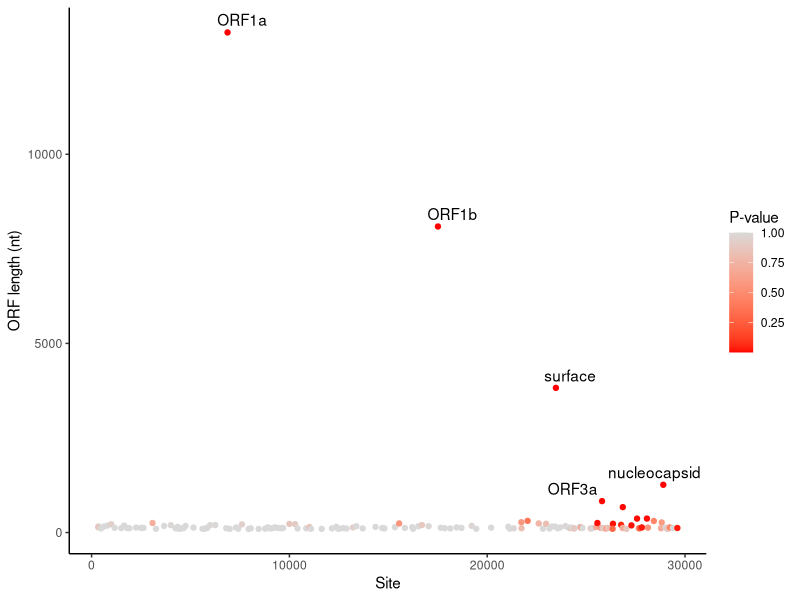
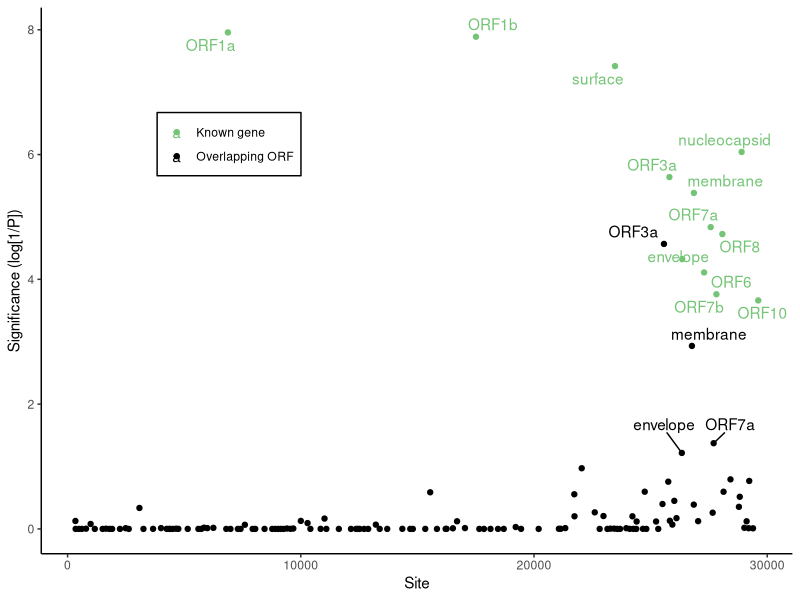

Reproduce these figures in R, in order. (Note: a time limit stopped this script after it produced the figures.)
### SARS-CoV-2 ORF length visualization

library(tidyverse)
library(RColorBrewer)
library(ggrepel)
library(patchwork)

# Set the working directory <-- CHANGE THIS
setwd("/Users/cwnelson88/scripts_NGS/SARS-CoV-2-ORF3d")

### INPUT
(frameshift_data <- read_tsv("frameshift_results.txt"))
#140 x 10

### Add columns
frameshift_data$length <- frameshift_data$`genome-co-ord2` - frameshift_data$`genome-co-ord1` + 1
frameshift_data$center <- (frameshift_data$`genome-co-ord2` + frameshift_data$`genome-co-ord1`) / 2
frameshift_data$`reference-frame-gene`

### PLOT exploration
ggplot(data = filter(frameshift_data), mapping = aes(x = center, y = length, color = `pvalue-permutation`)) + 
  geom_point() +
  geom_text_repel(mapping = aes(label = ifelse(`pvalue-permutation` < 0.05, `reference-frame-gene`, "")), color = 'black') +
  xlab("Site") +
  ylab("ORF length (nt)") +
  theme_classic() +
  theme(
    panel.background = element_blank()
  ) +
  scale_color_gradient(low = "red", high = brewer.pal(9, "Greys")[3], na.value = "white", name = "P-value")

### PLOT exploration 2

# FACTOR region type (known vs. not known)
frameshift_data$Type <- factor(frameshift_data$Type, levels = c("Non-OLG", "Overlapping"),
                               labels = c("Known gene", "Overlapping ORF"))

# PLOT
(ORF_length_pvalue_PLOT <- ggplot(data = filter(frameshift_data), mapping = aes(x = center, y = log(1/`pvalue-permutation`), color = Type)) + 
    geom_point() +
    geom_text_repel(mapping = aes(label = ifelse(`pvalue-permutation` < 0.3, `reference-frame-gene`, ""), color = Type), ylim = c(1.5, Inf)) + 
    xlab("Site") +
    ylab("Significance (log[1/P])") +
    theme_classic() +
    theme(legend.position = c(0.25, 0.75),
      legend.justification = c(0.5, 0.5),
      legend.title = element_blank(),
      legend.background = element_rect(color = "black"),
      panel.background = element_blank()
    ) +
    scale_color_manual(values = c(brewer.pal(9, "Greens")[5], 'black')))


### PLOT HEATMAP ("the bee")

# Prepare table
genome_length <- 29903
ORF_length_heatmap_data <- data.frame(site = rep(1:(genome_length), 3))
ORF_length_heatmap_data$frame <-c(rep(0, genome_length), rep(1, genome_length), rep(2, genome_length))
ORF_length_heatmap_data$permutation_pvalue <- NA
ORF_length_heatmap_data$type <- NA
ORF_length_heatmap_data$gene <- NA
ORF_length_heatmap_data$length <- NA
ORF_length_heatmap_data$strand <- NA

# Construct -- takes a LONG TIME (~40 minutes) because it's a loop and this is R; option to simply reload below
for (this_rec_num in 1:nrow(frameshift_data)) {
  this_rec <- frameshift_data[this_rec_num, ]
  this_type <- this_rec$Type
  this_frame <- this_rec$frame
  this_name <- this_rec$`reference-frame-gene`
  this_start <- this_rec$`genome-co-ord1`
  this_end <- this_rec$`genome-co-ord2`
  this_length <- this_rec$length
  this_strand <- this_rec$strand
  this_permut_p <- this_rec$`pvalue-permutation`
  
  for (this_site in (this_start:this_end)) {
    #this_site <- this_start
    ORF_length_heatmap_data[ORF_length_heatmap_data$site == this_site & ORF_length_heatmap_data$frame == this_frame, ]$permutation_pvalue <- this_permut_p
    ORF_length_heatmap_data[ORF_length_heatmap_data$site == this_site & ORF_length_heatmap_data$frame == this_frame, ]$type <- this_type
    ORF_length_heatmap_data[ORF_length_heatmap_data$site == this_site & ORF_length_heatmap_data$frame == this_frame, ]$gene <- this_name
    ORF_length_heatmap_data[ORF_length_heatmap_data$site == this_site & ORF_length_heatmap_data$frame == this_frame, ]$length <- this_length
    ORF_length_heatmap_data[ORF_length_heatmap_data$site == this_site & ORF_length_heatmap_data$frame == this_frame, ]$strand <- this_strand
  }
}

### SAVE <-- CHANGE THIS
write_tsv(ORF_length_heatmap_data, "ORF_length_heatmap_data.tsv")

### RELOAD
(ORF_length_heatmap_data <- read_tsv("ORF_length_heatmap_data.tsv"))

# Prepare gene name data; coordinates from Wuhan-Hu-1
ORF_length_gene_data <- data.frame(
  gene = c("1a", "1ab", "S", "3a", "3c", "3d", "3b", "E", "M", "6", "7a", "7b", "8", "N", "9b", "9c", "10"),
  site = c((266+13483)/2,  (13468+21555)/2,  (21563+25384)/2,  (25393+26220)/2, (25457+25582)/2, (25524+25697)/2, (25814+25882)/2, (26245+26472)/2,  (26523+27191)/2,  (27202+27387)/2,  (27394+27759)/2,  (27756+27887)/2,  (27894+28259)/2,  (28274+29533)/2,  (28284+28577)/2,  (28734+28955)/2,  (29558+29674)/2),
  frame = c((266%%3),  (13468%%3),  (21563%%3),  (25393%%3),  (25457%%3), (25524%%3), (25814%%3), (26245%%3),  (26523%%3),  (27202%%3),  (27394%%3),  (27756%%3),  (27894%%3),  (28274%%3),  (28284%%3),  (28734%%3),  (29558%%3)),
  length = c((13483-266+1), (21555-13468+1), (25384-21563+1), (26220-25393+1), (25582-25457+1), (25697-25524+1), (25882-25814+1), (26472-26245+1), (27191-26523+1), (27387-27202+1), (27759-27394+1), (27887-27756+1), (28259-27894+1), (29533-28274+1), (28577-28284+1), (28955-28734+1), (29674-29558+1))
)

# Order frame
ORF_length_heatmap_data$frame <- factor(ORF_length_heatmap_data$frame, levels = c(1, 2, 0), labels = c('frame 1', 'frame 2', 'frame 3'))
ORF_length_gene_data$frame <- factor(ORF_length_gene_data$frame, levels = c(1, 2, 0), labels = c('frame 1', 'frame 2', 'frame 3'))

# Plot
(ORF_length_heatmap_PLOT <- ggplot(data = filter(ORF_length_heatmap_data), mapping = aes(x = site, y = frame)) + 
    geom_raster(mapping = aes(fill = permutation_pvalue)) +
    geom_text(data = filter(ORF_length_gene_data, gene %in% c("1a", "1ab", "S", "3a", "M", "7a", "8", "N")), 
              mapping = aes(label = gene), size = 4, color = brewer.pal(9, "Greens")[6]) + 
    geom_text(data = filter(ORF_length_gene_data, gene %in% c("E", "6")), # "7a"
              mapping = aes(label = gene), y = 3.75, size = 4, color = brewer.pal(9, "Greens")[6]) + 
    geom_text_repel(data = filter(ORF_length_gene_data, gene %in% c("3d", "7b", "9b", "9c")), # "8"
                    mapping = aes(label = gene), size = 4, color = brewer.pal(9, "Greens")[6], ylim = c(-Inf, 0.5)) + 
    geom_text_repel(data = filter(ORF_length_gene_data, gene %in% c("10")), 
                    mapping = aes(label = gene), size = 4, color = brewer.pal(9, "Greens")[6], xlim = c(30100, Inf)) +
    theme(axis.text.x = element_text(size = 12),
          axis.text.y = element_text(size = 12),
          axis.ticks.y = element_blank(),
          legend.position = 'none',
          axis.title.x = element_text(size = 12),
          axis.title.y = element_text(size = 12),
          panel.background = element_blank()
    ) + 
    xlab("Site") +
    ylab("") +
    scale_y_discrete(expand = expand_scale(mult = c(0.5, 0.5))) +
    scale_fill_gradient(low = "white", high = "black", na.value = "black", name = "P-value"))


####################################################################################################
### NO LABELS, ONE FRAME AT A TIME

# Plot

#frame 1
(ORF_length_heatmap_PLOT_frame1 <- ggplot(data = filter(ORF_length_heatmap_data, frame == "frame 1"), mapping = aes(x = site, y = frame)) + 
   geom_raster(mapping = aes(fill = (permutation_pvalue))) +
   theme(axis.text.x = element_blank(),
         axis.text.y = element_blank(),
         axis.ticks.x= element_blank(),
         axis.ticks.y = element_blank(),
         legend.position = 'none',
         axis.title.x = element_blank(), 
         axis.title.y = element_blank(), 
         panel.background = element_blank()
   ) + 
   xlab("") + 
   ylab("") +
   scale_y_discrete(expand = expand_scale(mult = c(0.9, 0.9))) +
   scale_fill_gradient(low = "yellow", high = "black", name = "P-value"))

# frame 2
(ORF_length_heatmap_PLOT_frame2 <- ggplot(data = filter(ORF_length_heatmap_data, frame == "frame 2"), mapping = aes(x = site, y = frame)) + 
    geom_raster(mapping = aes(fill = (permutation_pvalue))) +
    theme(axis.text.x = element_blank(), 
          axis.text.y = element_blank(), 
          axis.ticks.x= element_blank(),
          axis.ticks.y = element_blank(),
          legend.position = 'none',
          axis.title.x = element_blank(), 
          axis.title.y = element_blank(), 
          panel.background = element_blank()
    ) + 
    xlab("") + 
    ylab("") +
    scale_y_discrete(expand = expand_scale(mult = c(0.9, 0.9))) +
    scale_fill_gradient(low = "yellow", high = "black", name = "P-value")) 


# frame 3 
(ORF_length_heatmap_PLOT_frame3 <- ggplot(data = filter(ORF_length_heatmap_data, frame == "frame 3"), mapping = aes(x = site, y = frame)) + 
    geom_raster(mapping = aes(fill = (permutation_pvalue))) +
    theme(axis.text.x = element_text(size = 12), 
          axis.text.y = element_blank(),
          axis.ticks.y = element_blank(),
          legend.position = 'none',
          axis.title.x = element_blank(), 
          axis.title.y = element_blank(), 
          panel.background = element_blank()
    ) + 
    xlab("") + 
    ylab("") +
    scale_y_discrete(expand = expand_scale(mult = c(0.9, 0.9))) +
    scale_fill_gradient(low = "yellow", high = "black", name = "P-value")) # na.value = "dark", 


# PLOT TOGETHER USING PATCHWORK
ORF_length_heatmap_PLOT_frame1 / ORF_length_heatmap_PLOT_frame2 / ORF_length_heatmap_PLOT_frame3
